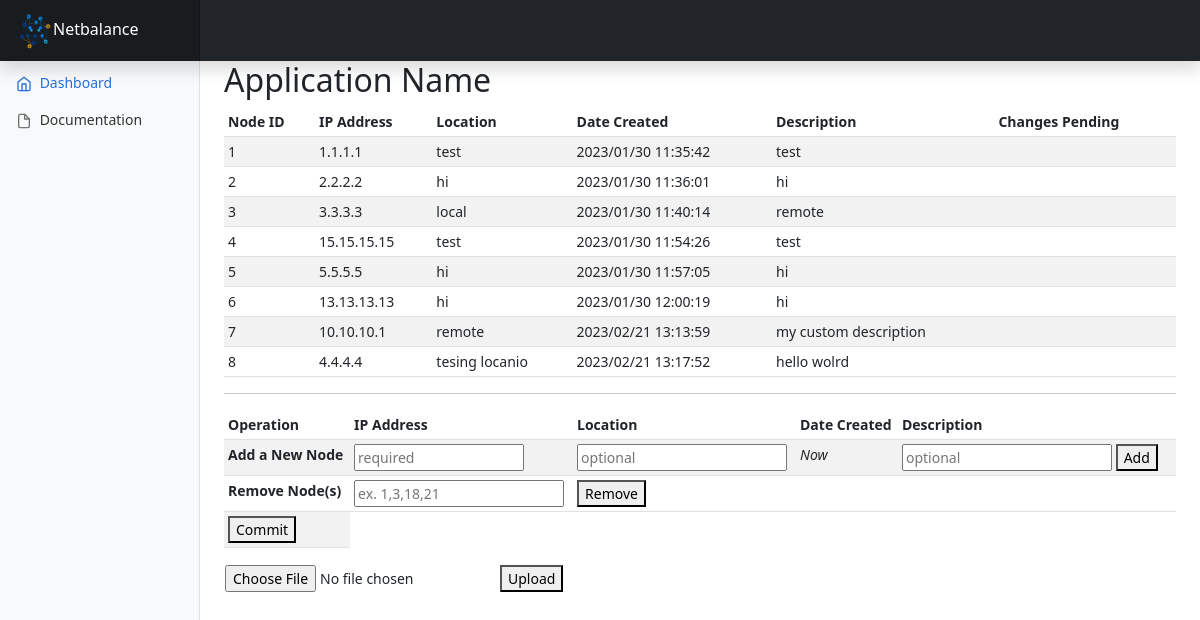
The app's page /management (signed in) with its own data.
### netbalanceApp/models.py (models this page shows)
class NewApplication(models.Model):
    app_name = models.CharField(max_length=64)
    location = models.CharField(max_length=128)
    ip = models.CharField(max_length=15)
    date = models.CharField(max_length=8)
    pending_add = models.BooleanField()
    pending_delete = models.BooleanField()
    description = models.CharField(max_length=128)

### netbalanceApp/views.py (the view, shortened to what this page needs)
# urls.py: path('management', views.management, name='management'),
@login_required(login_url='login')
def management(request):
    if 'grafana-post' in request.POST:
        subprocess.call(['curl', '-X', 'POST', '-H', 'Content-Type: application/json', '-d', '{"name":"api_key","role":"Viewer","secondsToLive":3600}', 'http://localhost:3000/api/auth/keys'])
    if 'add' in request.POST:
        location = str(request.POST.get('location'))    #new method
        ip_address = str(request.POST.get('ip')).strip()
        timestamp = datetime.now()
        timestamp = str(timestamp.strftime("%Y/%m/%d %H:%M:%S")).strip()
        description = str(request.POST.get('description'))
        new_node = NewApplication(location=location, ip=ip_address, date=timestamp, pending_add='True', pending_delete='False', description=description)
        new_node.save()
        print(new_node.location, new_node.ip, new_node.date, new_node.pending_add, new_node.pending_delete, new_node.description)  #debugging
        return redirect('management')
    elif request.method == 'GET':
        raw_list = NewApplication.objects.all().values()
        return render(request, 'management.html', {'sql_table': raw_list})
    elif request.method == 'POST' and request.FILES['myfile']:
        uploaded_file = request.FILES['myfile'] #get the file from the request
        fs = FileSystemStorage() #instantiate a file system storage object
        fs.save(uploaded_file.name, uploaded_file) #save the file to the server
        return render(request, 'management.html')

### netbalanceApp/templates/management.html (shortened to what this page needs)
<!DOCTYPE html>
<html lang="en">
	<head>
		<link href="/static/css/bootstrap.min.css" rel="stylesheet" />
		<link href="/static/css/management.css" rel="stylesheet" />
	</head>
	<body>
		<header class="navbar navbar-dark sticky-top bg-dark flex-md-nowrap p-0 shadow">
			<a class="navbar-brand col-md-3 col-lg-2 me-0 px-3 fs-6" href="{% url 'homepage' %}">
			<img src="/static/assets/images/netbalance-180x180.png" width="37" height="37" href="{% url 'homepage' %}" />Netbalance</a>
		</header>
		<div class="container-fluid">
			<div class="row">
				<nav id="sidebarMenu" class="col-md-3 col-lg-2 d-md-block bg-light sidebar collapse">
				<div class="position-sticky pt-3 sidebar-sticky">
					<ul class="nav flex-column">
					<li class="nav-item">
						<a class="nav-link active" aria-current="page" href="#">
						<span data-feather="home" class="align-text-bottom"></span> Dashboard
						</a>
					</li>
					<li class="nav-item">
						<a class="nav-link" href="#">
						<span data-feather="file" class="align-text-bottom"></span> Documentation
						</a>
					</li>
					</ul>
				</div>
				</nav>
				<main class="col-md-9 ms-sm-auto col-lg-10 px-md-4">
					<h2>Application Name</h2>
					<div class="table-responsive">
						<table class="table table-striped table-sm">
							<thead>
								<tr>
									<th scope="col">Node ID</th>
									<th scope="col">IP Address</th>
									<th scope="col">Location</th>
									<th scope="col">Date Created</th>
									<th scope="col">Description</th>
									<th scope="col">Changes Pending</th>
								</tr>
							</thead>
							<tbody>
							{% if not sql_table%}
								<tr>
									<td colspan="6"><i>No nodes added.</i></td>
								</tr>
								{% else %}
								{% for new_entry in sql_table %}
									<tr>
										<td>{{forloop.counter}}</td>
										<td>{{new_entry.ip}}</td>
										<td>{{new_entry.location}}</td>
										<td>{{new_entry.date}}</td>
										<td>{{new_entry.description}}</td>
										{% if new_entry.pending_add %}
											<td><i>Add</i></td>
										{% elif new_entry.pending_delete %}
											<td><i>Delete</i></td>
										{% else %}
											<td></td>
										{% endif %}
									</tr>
									{% endfor %}
								{% endif %}
							</tbody>
						</table>
						<hr>
						<table class="table table-striped table-sm">
							<thead>
								<tr>
									<th scope="col">Operation</th>
									<th scope="col">IP Address</th>
									<th scope="col">Location</th>
									<th scope="col">Date Created</th>
									<th scope="col">Description</th>
									<th scope="col"></th>
								</tr>
							</thead>
							<form method="post" class="management">
								<tr>
									<td><b>Add a New Node</b></td>
									<td>
										<input type="text" minlength="7" maxlength="15" size="15" pattern="^((\d{1,2}|1\d\d|2[0-4]\d|25[0-5])\.){3}(\d{1,2}|1\d\d|2[0-4]\d|25[0-5])$" id="ip" name="ip" placeholder="required" required>
									</td>
									<td>
										<input type="text" id="location" name="location" placeholder="optional">
									</td>
									<td style="text-align: left;"><i>Now</i></td>
									<td>
										<input type="text" id="description" name="description"maxlength="128" placeholder="optional" pattern="[^/><\][\\\x22;|!*-]+" title="(Special characters are NOT permitted)">
										<button type="submit" name="add">Add</button>
									</td>
									<td></td>
								</tr>
							</form>
						<form method="post" class="management">
							<tr>
								<td><b>Remove Node(s)</b></td>
								<td>
									<input type="text" id="node_id" name="node_id" minlength="1" placeholder="ex. 1,3,18,21" required></input>
								</td>
								<td>
									<button type="submit" name="remove">Remove</button>
								</td>
								<td></td>
								<td></td>
								<td></td>
							</tr>
						</form>
						<form method="post" class="management">
							<tr>
								<td>
									<button type="submit" name="commit" onclick="return confirm('Commit all pending changes?')">Commit</button>
								</td>
							</tr>
						</form>
						<form method="post" enctype="multipart/form-data" class="management">
							<table>
								<tr>
									<td>
										<input type="file" name="myfile">
									</td>
									<td>
										<button type="submit">Upload</button>
									</td>
								</tr>
							</table>
						</form>
					</div>
				</main>
			</div>
		</div>
	</body>
</html>

### netbalanceApp/static/css/management.css (style rules this page uses)
body { font-size: .875rem; }
.feather { width: 16px; height: 16px; }
.sidebar { position: fixed; top: 0; bottom: 0; left: 0; z-index: 100; padding: 48px 0 0; box-shadow: inset -1px 0 0 rgba(0, 0, 0, .1); }
.sidebar-sticky { height: calc(100vh - 48px); overflow-x: hidden; overflow-y: auto; }
.sidebar .nav-link { font-weight: 500; color: #333; }
.sidebar .nav-link .feather { margin-right: 4px; color: #727272; }
.sidebar .nav-link.active { color: #2470dc; }
.sidebar .nav-link:hover .feather, .sidebar .nav-link.active .feather { color: inherit; }
.navbar-brand { padding-top: .75rem; padding-bottom: .75rem; background-color: rgba(0, 0, 0, .25); box-shadow: inset -1px 0 0 rgba(0, 0, 0, .25); }

### records on screen
NewApplication: ip "1.1.1.1", location "test", date "2023/01/30 11:35:42", description "test", pending_add False (drawn)
NewApplication: ip "2.2.2.2", location "hi", date "2023/01/30 11:36:01", description "hi", pending_add False (drawn)
NewApplication: ip "3.3.3.3", location "local", date "2023/01/30 11:40:14", description "remote", pending_add False (drawn)
NewApplication: ip "15.15.15.15", location "test", date "2023/01/30 11:54:26", description "test", pending_add False (drawn)
NewApplication: ip "5.5.5.5", location "hi", date "2023/01/30 11:57:05", description "hi", pending_add False (drawn)
NewApplication: ip "13.13.13.13", location "hi", date "2023/01/30 12:00:19", description "hi", pending_add False (drawn)
NewApplication: ip "10.10.10.1", location "remote", date "2023/02/21 13:13:59", description "my custom description", pending_add False (drawn)
NewApplication: ip "4.4.4.4", location "tesing locanio", date "2023/02/21 13:17:52", description "hello wolrd", pending_add False (drawn)
